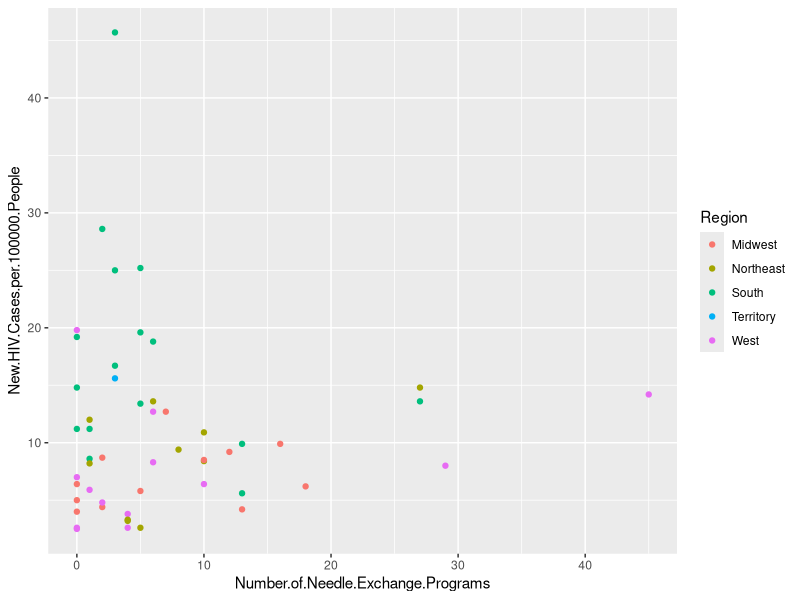

Write the R code that produced this figure.
library(ggplot2)

nep_vs_hiv <- read.table("num-needle-exchange-programs.txt", header = TRUE, sep = ",")

print(ggplot(nep_vs_hiv, aes(Number.of.Needle.Exchange.Programs, New.HIV.Cases.per.100000.People, color = Region)) + geom_point())




